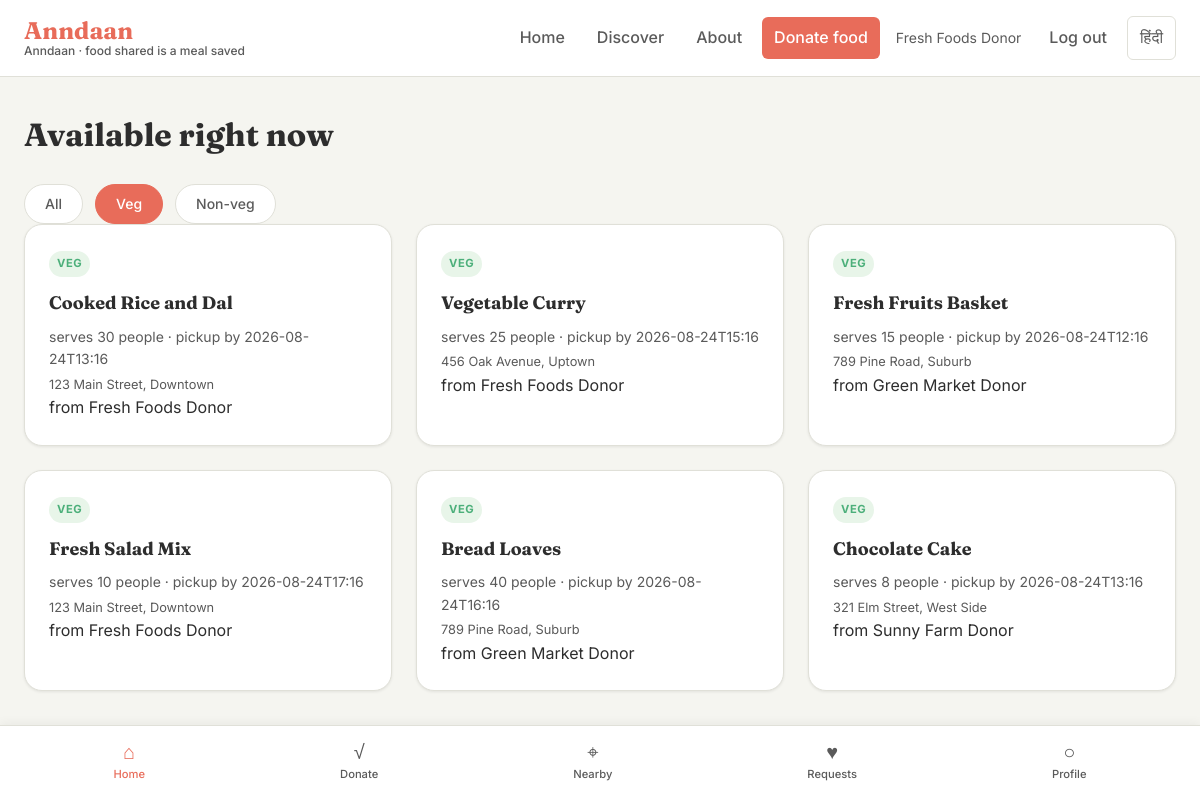
/browse?food_type=veg (signed in), run on the app's committed database.
### tables this page shows
CREATE TABLE users (
            id INTEGER PRIMARY KEY AUTOINCREMENT,
            name TEXT NOT NULL,
            phone TEXT NOT NULL,
            email TEXT NOT NULL UNIQUE,
            password_hash TEXT NOT NULL,
            role TEXT NOT NULL,               -- donor / ngo
            verified INTEGER DEFAULT 0,       -- 0 = not verified, 1 = verified NGO
            created_at TEXT NOT NULL
        );

CREATE TABLE donations (
            id INTEGER PRIMARY KEY AUTOINCREMENT,
            donor_id INTEGER NOT NULL,
            food_item TEXT NOT NULL,
            food_type TEXT NOT NULL,          -- veg / non-veg
            quantity TEXT NOT NULL,           -- e.g. "serves 20"
            pickup_address TEXT NOT NULL,
            expiry_time TEXT NOT NULL,        -- pickup-by, ISO-ish string
            notes TEXT,
            status TEXT NOT NULL DEFAULT 'available',  -- available / claimed / completed
            claimed_by_id INTEGER,
            created_at TEXT NOT NULL,
            claimed_at TEXT,
            expires_at TEXT,                  -- when donation expires
            latitude REAL,                    -- latitude coordinate
            longitude REAL,                   -- longitude coordinate
            FOREIGN KEY (donor_id) REFERENCES users (id),
            FOREIGN KEY (claimed_by_id) REFERENCES users (id)
        );

### app.py (the view)
@app.route("/browse")
def browse():
    db = get_db()
    food_type = request.args.get("food_type", "")
    query = """
        SELECT donations.*, users.name AS donor_name
        FROM donations JOIN users ON users.id = donations.donor_id
        WHERE status='available'
    """
    params = []
    if food_type in ("veg", "non-veg"):
        query += " AND food_type = ?"
        params.append(food_type)
    query += " ORDER BY donations.created_at DESC"
    donations = db.execute(query, params).fetchall()
    return render_template("browse.html", donations=donations, food_type=food_type)

### app.py (called while the page is built)
def get_db():
    if "db" not in g:
        g.db = sqlite3.connect(DB_PATH)
        g.db.row_factory = sqlite3.Row
    return g.db

def get_current_user():
    if "user_id" not in session:
        return None
    if "user" not in g:
        g.user = get_db().execute(
            "SELECT * FROM users WHERE id = ?", (session["user_id"],)
        ).fetchone()
    return g.user

@app.context_processor
def inject_user():
    return {"current_user": get_current_user()}

@app.before_request
def before_request():
    if 'language' not in session:
        session['language'] = 'en'

def t(key):
    lang = session.get('language', 'en')
    return translations.get(lang, translations['en']).get(key, key)

### templates/browse.html (shortened to what this page needs)
{% extends "base.html" %}
{% block content %}
<section class="browse-page">
  <div class="browse-head">
    <h1>Available right now</h1>
    <div class="filters">
      <a class="filter-chip {% if not food_type %}active{% endif %}" href="{{ url_for('browse') }}">All</a>
      <a class="filter-chip {% if food_type=='veg' %}active{% endif %}" href="{{ url_for('browse', food_type='veg') }}">Veg</a>
      <a class="filter-chip {% if food_type=='non-veg' %}active{% endif %}" href="{{ url_for('browse', food_type='non-veg') }}">Non-veg</a>
    </div>
  </div>
  {% if donations %}
  <div class="card-grid">
    {% for d in donations %}
    <a class="card" href="{{ url_for('donation_detail', donation_id=d['id']) }}">
      <span class="tag tag-{{ d['food_type'] }}">{{ d['food_type'] }}</span>
      <h3>{{ d['food_item'] }}</h3>
      <p class="card-meta">{{ d['quantity'] }} &middot; pickup by {{ d['expiry_time'] }}</p>
      <p class="card-loc">{{ d['pickup_address'] }}</p>
      <p class="card-donor">from {{ d['donor_name'] }}</p>
    </a>
    {% endfor %}
  </div>
  {% endif %}
</section>
{% endblock %}

### templates/base.html (shortened to what this page needs)
<!doctype html>
<html lang="en">
<head>
  <link rel="stylesheet" href="{{ url_for('static', filename='style.css') }}">
</head>
<body>
  <header class="topbar">
    <a class="brand" href="{{ url_for('home') }}">
      <span class="brand-name">Anndaan</span>
      <span class="brand-tagline">{{ t('footer_text') }}</span>
    </a>
    <nav class="desktop-nav">
      <a href="{{ url_for('home') }}">{{ t('nav_home') }}</a>
      <a href="{{ url_for('browse') }}">{{ t('nav_browse') }}</a>
      <a href="{{ url_for('about') }}">{{ t('nav_about') }}</a>
      {% if current_user %}
        {% if current_user['role'] == 'donor' %}<a href="{{ url_for('donate') }}" class="nav-cta">{{ t('nav_donate') }}</a>{% endif %}
        <span class="nav-user">{{ current_user['name'] }}</span>
        <a href="{{ url_for('logout') }}">{{ t('nav_logout') }}</a>
      {% else %}
        <a href="{{ url_for('login') }}">{{ t('nav_login') }}</a>
        <a href="{{ url_for('register') }}" class="nav-cta">{{ t('nav_register') }}</a>
      {% endif %}
      <a href="{{ url_for('toggle_language') }}" class="lang-toggle">
        {% if session.language == 'hi' %}
          {{ t('language_english') }}
        {% else %}
          {{ t('language_hindi') }}
        {% endif %}
      </a>
    </nav>
  </header>
  <main>
    {% block content %}{% endblock %}
  </main>
  <nav class="bottom-nav" aria-label="Main navigation">
    <a class="bottom-link active" href="{{ url_for('home') }}"><span class="nav-icon">⌂</span><span>{{ t('bottom_nav_home') }}</span></a>
    <a class="bottom-link" href="{{ url_for('donate') if current_user and current_user['role'] == 'donor' else url_for('register') }}"><span class="nav-icon">√</span><span>{{ t('bottom_nav_donate') }}</span></a>
    <a class="bottom-link" href="{{ url_for('browse') }}"><span class="nav-icon">⌖</span><span>{{ t('bottom_nav_browse') }}</span></a>
    <a class="bottom-link" href="{{ url_for('browse') }}"><span class="nav-icon">♥</span><span>{{ t('bottom_nav_requests') }}</span></a>
    <a class="bottom-link" href="{{ url_for('login') if not current_user else url_for('logout') }}"><span class="nav-icon">○</span><span>{{ 'Profile' if current_user else 'Sign in' }}</span></a>
  </nav>
  <footer class="footer">
    <span>{{ t('footer_text') }}</span>
  </footer>
</body>
</html>

### static/style.css (style rules this page uses)
* { box-sizing: border-box; margin: 0; padding: 0; }
:root { --color-coral: #e86c5a; --color-coral-dark: #d45a48; --color-green: #4caf7a; --color-green-dark: #3da868; --color-gold: #f4b442; --color-gold-dark: #e0a030; --color-dark: #2d2d2d; --color-medium: #5a5a5a; --color-light: #f5f5f0; --color-white: #ffffff; --color-border: #e0e0d8; --font-heading: 'Fraunces', serif; --font-body: 'Inter', sans-serif; --shadow-sm: 0 1px 3px rgba(0,0,0,0.08); --shadow-md: 0 4px 12px rgba(0,0,0,0.1); --shadow-lg: 0 8px 24px rgba(0,0,0,0.12); --radius-sm: 6px; --radius-md: 12px; --radius-lg: 18px; }
html { font-size: 16px; -webkit-font-smoothing: antialiased; }
body { font-family: var(--font-body); font-size: 1rem; line-height: 1.6; color: var(--color-dark); background: var(--color-light); min-height: 100vh; display: flex; flex-direction: column; }
.topbar { display: flex; justify-content: space-between; align-items: center; padding: 1rem 1.5rem; background: var(--color-white); border-bottom: 1px solid var(--color-border); position: sticky; top: 0; z-index: 100; }
.brand { text-decoration: none; display: flex; flex-direction: column; line-height: 1.1; }
.brand-name { font-family: var(--font-heading); font-size: 1.5rem; font-weight: 700; color: var(--color-coral); }
.brand-tagline { font-family: var(--font-body); font-size: 0.75rem; color: var(--color-medium); font-weight: 500; }
.desktop-nav { display: flex; align-items: center; gap: 0.5rem; }
.desktop-nav a { text-decoration: none; color: var(--color-medium); font-weight: 500; padding: 0.5rem 0.75rem; border-radius: var(--radius-sm); transition: color 0.2s, background 0.2s; }
.nav-cta { background: var(--color-coral) !important; color: var(--color-white) !important; }
.nav-user { font-size: 0.875rem; color: var(--color-medium); padding: 0.25rem 0.5rem; }
.lang-toggle { text-decoration: none; color: var(--color-medium); font-weight: 500; padding: 0.5rem 0.75rem; border-radius: var(--radius-sm); border: 1px solid var(--color-border); transition: all 0.2s; }
main { flex: 1; max-width: 1200px; width: 100%; margin: 0 auto; padding: 2rem 1.5rem; }
.card-grid { display: grid; grid-template-columns: repeat(auto-fill, minmax(280px, 1fr)); gap: 1.5rem; }
.card { display: block; text-decoration: none; color: inherit; background: var(--color-white); border-radius: var(--radius-lg); padding: 1.5rem; box-shadow: var(--shadow-sm); border: 1px solid var(--color-border); transition: transform 0.2s, box-shadow 0.2s; }
.tag { display: inline-block; font-size: 0.7rem; font-weight: 700; padding: 0.25rem 0.5rem; border-radius: 999px; text-transform: uppercase; letter-spacing: 0.05em; margin-bottom: 0.75rem; }
.tag-veg { background: #e8f5e9; color: var(--color-green); }
.card h3 { font-family: var(--font-heading); font-size: 1.125rem; margin-bottom: 0.5rem; }
.card-meta { font-size: 0.875rem; color: var(--color-medium); margin-bottom: 0.25rem; }
.card-loc { font-size: 0.8rem; color: var(--color-medium); }
.bottom-nav { display: flex; justify-content: space-around; padding: 0.75rem 1rem; background: var(--color-white); border-top: 1px solid var(--color-border); position: fixed; bottom: 0; left: 0; right: 0; z-index: 100; box-shadow: 0 -2px 10px rgba(0,0,0,0.05); }
.bottom-link { display: flex; flex-direction: column; align-items: center; gap: 0.25rem; text-decoration: none; color: var(--color-medium); font-size: 0.7rem; font-weight: 500; padding: 0.25rem 0.5rem; transition: color 0.2s; }
.bottom-link.active, .bottom-link:hover { color: var(--color-coral); }
.nav-icon { font-size: 1.25rem; line-height: 1; }
.footer { text-align: center; padding: 1.5rem; color: var(--color-medium); font-size: 0.875rem; background: var(--color-white); border-top: 1px solid var(--color-border); margin-top: auto; }
.browse-page h1 { font-family: var(--font-heading); font-size: 2rem; margin-bottom: 1.5rem; }
.filters { display: flex; gap: 0.75rem; flex-wrap: wrap; }
.filter-chip { padding: 0.5rem 1.25rem; border: 1px solid var(--color-border); background: var(--color-white); border-radius: 999px; text-decoration: none; color: var(--color-medium); font-weight: 500; font-size: 0.875rem; transition: all 0.2s; }
.filter-chip:hover, .filter-chip.active { background: var(--color-coral); border-color: var(--color-coral); color: var(--color-white); }

### data on the page
users: name "Fresh Foods Donor"
donations: food_type "VEG", food_item "Cooked Rice and Dal", quantity "serves 30 people", expiry_time "2026-08-24T13:16", pickup_address "123 Main Street, Downtown", donor_name "Fresh Foods Donor"
donations: food_type "VEG", food_item "Vegetable Curry", quantity "serves 25 people", expiry_time "2026-08-24T15:16", pickup_address "456 Oak Avenue, Uptown", donor_name "Fresh Foods Donor"
donations: food_type "VEG", food_item "Fresh Fruits Basket", quantity "serves 15 people", expiry_time "2026-08-24T12:16", pickup_address "789 Pine Road, Suburb", donor_name "Green Market Donor"
donations: food_type "VEG", food_item "Fresh Salad Mix", quantity "serves 10 people", expiry_time "2026-08-24T17:16", pickup_address "123 Main Street, Downtown", donor_name "Fresh Foods Donor"
donations: food_type "VEG", food_item "Bread Loaves", quantity "serves 40 people", expiry_time "2026-08-24T16:16", pickup_address "789 Pine Road, Suburb", donor_name "Green Market Donor"
donations: food_type "VEG", food_item "Chocolate Cake", quantity "serves 8 people", expiry_time "2026-08-24T13:16", pickup_address "321 Elm Street, West Side", donor_name "Sunny Farm Donor"

### other printed values
{{ t('footer_text') }} "Anndaan · food shared is a meal saved"
{{ t('nav_home') }} "Home"
{{ t('nav_browse') }} "Discover"
{{ t('nav_about') }} "About"
{{ t('nav_donate') }} "Donate food"
{{ t('nav_logout') }} "Log out"
{{ t('language_hindi') }} "हिंदी"
{{ t('bottom_nav_home') }} "Home"
{{ t('bottom_nav_donate') }} "Donate"
{{ t('bottom_nav_browse') }} "Nearby"
{{ t('bottom_nav_requests') }} "Requests"
{{ 'Profile' if current_user else 'Sign in' }} "Profile"
